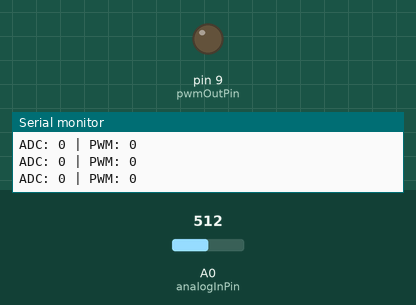
Bench run of a sketch on a simulated Arduino Uno, built with avr-gcc and run on an emulated ATmega328P. Shown: output pins drawn as LEDs (lit = HIGH), the last lines printed to the serial monitor. The inputs (shaded band) are chosen by the test bench; at power-on: A0 (analogInPin) = 512.

Above: at 1.2 s.
1.3 s: A0 (analogInPin) set to 1023
At 4.19 s:
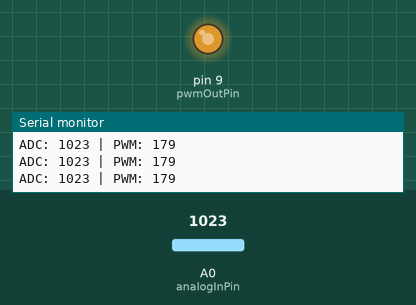
4.3 s: A0 (analogInPin) set to 306
At 5.5 s:
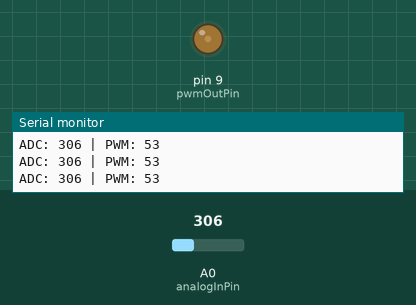
5.8 s: A0 (analogInPin) set to 511
At 8.3 s:
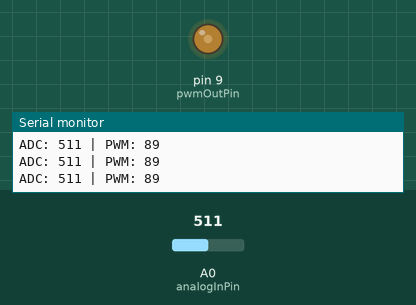
Timing chart, 0 to 9.8 s (numbered marks = the images above; inputs shaded):
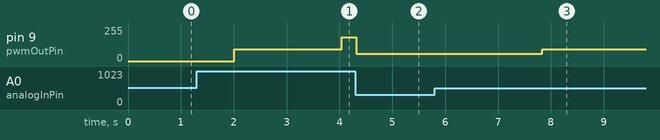

Measured:
- after the input at 4.3 s, pin 9 (pwmOutPin): 179/255 → 53/255 at once
- after the input at 5.8 s, pin 9 (pwmOutPin): 53/255 → 89/255 after 2.0 s

The sketch:

A_5V_weak_analog_input_with_delayed_output.ino
```cpp
const int analogInPin = A0;
const int pwmOutPin   = 9;

const unsigned long riseDelayMs = 2000;

// Delayed-rise / instant-fall state
int lastOutput = 0;
int targetOutput = 0;
unsigned long riseStartTime = 0;
bool rising = false;

const float scaleFactor = 0.7; // 5V in -> 3.5V out

// ADC thresholds
const int ADC_1V   = 205;  // ~1.0V
const int ADC_0_5V = 102;  // ~0.5V
const int ADC_TOL  = 15;   // tolerance window

void setup() {
  Serial.begin(9600);
  pinMode(pwmOutPin, OUTPUT);
}

void loop() {
  int input = analogRead(analogInPin);  // 0–1023
  unsigned long now = millis();

  if (input > lastOutput) {
    // Voltage is rising
    if (!rising) {
      rising = true;
      riseStartTime = now;
      targetOutput = input;
    }

    // After delay, allow rise
    if (now - riseStartTime >= riseDelayMs) {
      lastOutput = targetOutput;
      rising = false;
    }

  } else {
    // Voltage is falling or stable → follow immediately
    lastOutput = input;
    rising = false;
  }

 // Convert ADC (0–1023) to PWM (0–255), then scale to 70%
  int pwm = (int)(lastOutput * 255.0 / 1023.0 * scaleFactor + 0.5);
  pwm = constrain(pwm, 0, 255);
  //int pwm = map(lastOutput, 0, 1023, 0, 255);//lastOutput (expected range 0–1023) and scales it proportionally to a new range of 0–255.
  analogWrite(pwmOutPin, pwm);

  Serial.print("ADC: ");
  Serial.print(lastOutput);
  Serial.print(" | PWM: ");
  Serial.println(pwm);

  delay(5); // small loop stability delay
}
```
